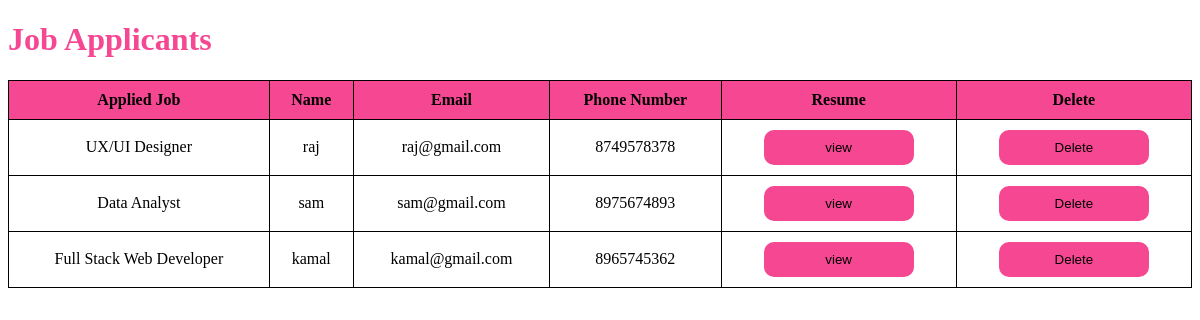
/apply_datas/, run on the app's committed database.
### job_finder_app/models.py (models this page shows)
class emplayee(models.Model):
    applied_job=models.CharField(max_length=255,null=True)
    name=models.CharField(max_length=255,null=True)
    email=models.CharField(max_length=255,null=True)
    phon_number=models.IntegerField(null=True)
    file = models.FileField(upload_to="uploaded_files/",blank=True,null=True)
    uploaded_at = models.DateTimeField(auto_now_add=True,null=True)

### job_finder_app/views.py (the view)
# urls.py: path('apply_datas/',apply_datas),
def apply_datas(request):
    all_datas=emplayee.objects.all()
    obj={"all":all_datas}
    return render(request,"apply_datas.html",obj)

### job_finder_app/templates/apply_datas.html (shortened to what this page needs)
{% load static %}
<!DOCTYPE html>
<html lang="en">
<head>
    <link rel="stylesheet" href="{% static 'apply_datas.css' %}">
</head>
<body>
    <h1>Job Applicants</h1>
    <table>
        <tr>
            <th>Applied Job</th>
            <th>Name</th>
            <th>Email</th>
            <th>Phone Number</th>
            <th>Resume</th>
            <th>Delete</th>
        </tr>
        {% for i in all %}
        <tr>
            <td>{{i.applied_job}}</td>
            <td>{{ i.name }}</td>
            <td>{{ i.email }}</td>
            <td>{{ i.phon_number }}</td>
            <td><a href="{{ i.file.url }}"><button class="view_button">view</button></a></td>
            <td><a href="/delete/{{i.id}}"><button class="delete_button">Delete</button></a></td>
        </tr>
        {% endfor %}
    </table>
</body>
</html>

### job_finder_app/static/apply_datas.css (style rules this page uses)
h1 { color: #f54792; }
table { width: 100%; border-collapse: collapse; }
th, td { border: 1px solid black; padding: 10px; text-align: left; text-align: center; }
th { background-color: #f54792; }
.delete_button { width: 150px; padding: 10px; border-radius: 10px; border: none; cursor: pointer; background-color: #f54792; color: black; }
.view_button { width: 150px; padding: 10px; border-radius: 10px; border: none; cursor: pointer; background-color: #f54792; color: black; }

### data on the page
emplayee: applied_job "UX/UI Designer", name "raj", email "raj@gmail.com", phon_number "8749578378"
emplayee: applied_job "Data Analyst", name "sam", email "sam@gmail.com", phon_number "8975674893"
emplayee: applied_job "Full Stack Web Developer", name "kamal", email "kamal@gmail.com", phon_number "8965745362"
